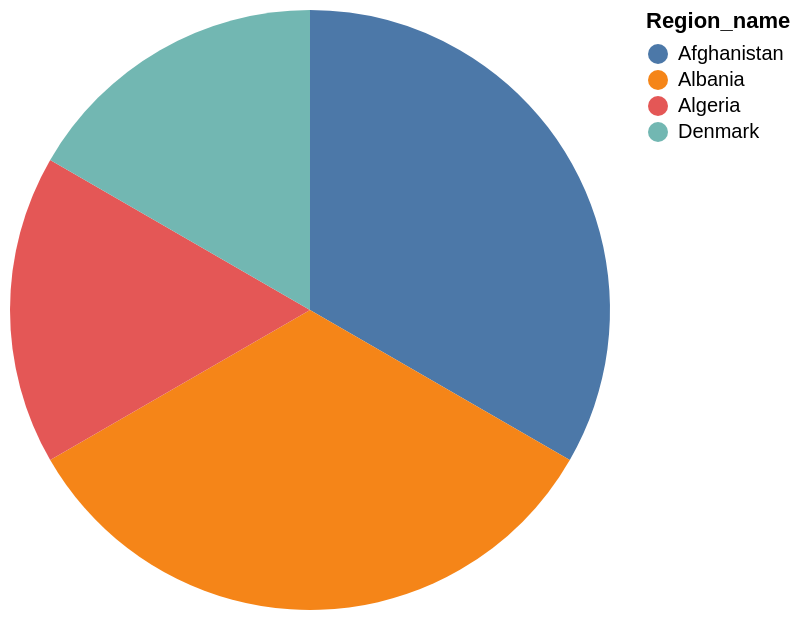

Source (Vega-Lite JSON):
### Vega-Lite specification from a JSON file in a GitHub repository (floating-point values rounded to 4 significant figures)
{"data": {"values": [{"x_data": "Afghanistan", "y_data": 2}, {"x_data": "Albania", "y_data": 2}, {"x_data": "Algeria", "y_data": 1}, {"x_data": "Denmark", "y_data": 1}]}, "mark": "arc", "encoding": {"theta": {"field": "y_data", "type": "quantitative", "title": "count(*)"}, "color": {"field": "x_data", "type": "nominal", "title": "Region_name"}}}
